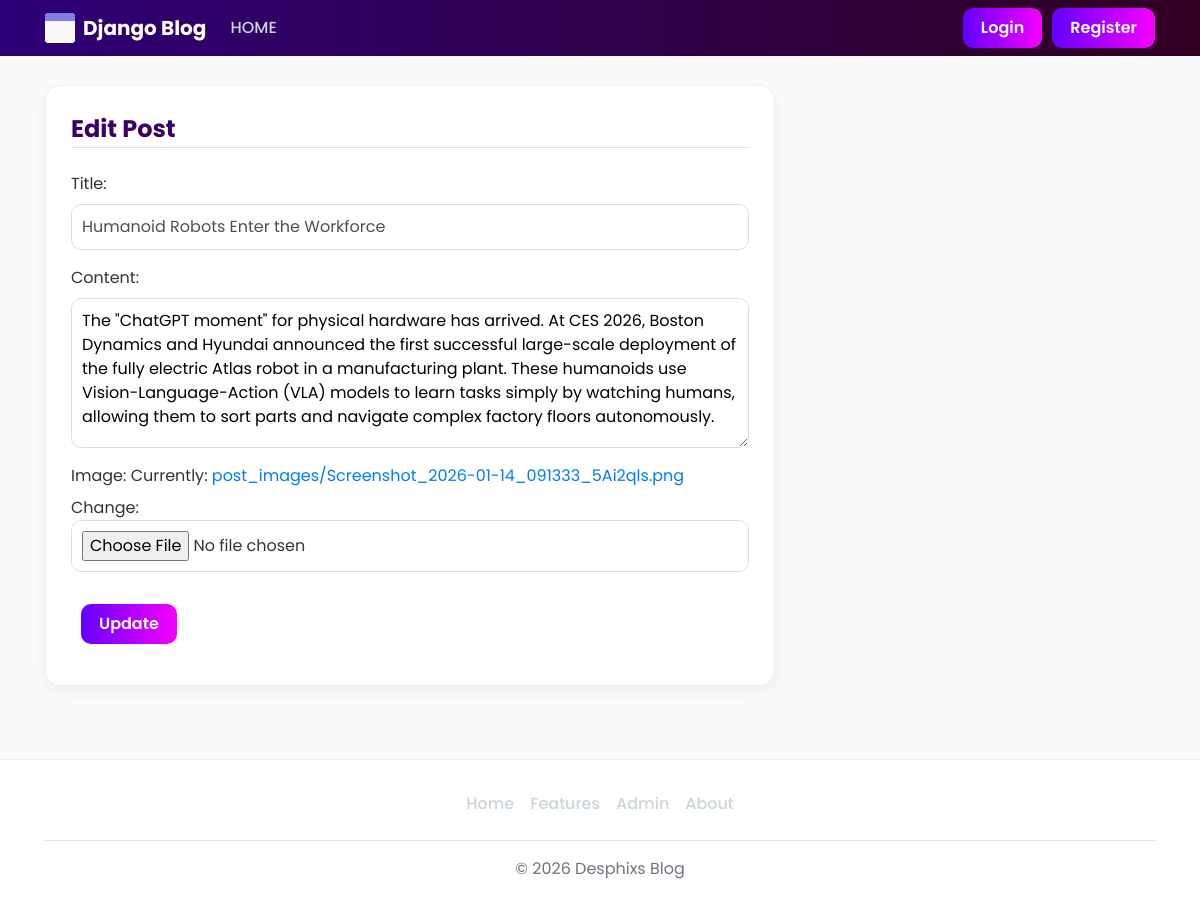
The page /edit_post/humanoid-robots-enter-the-workforce/ on the database as committed earlier.
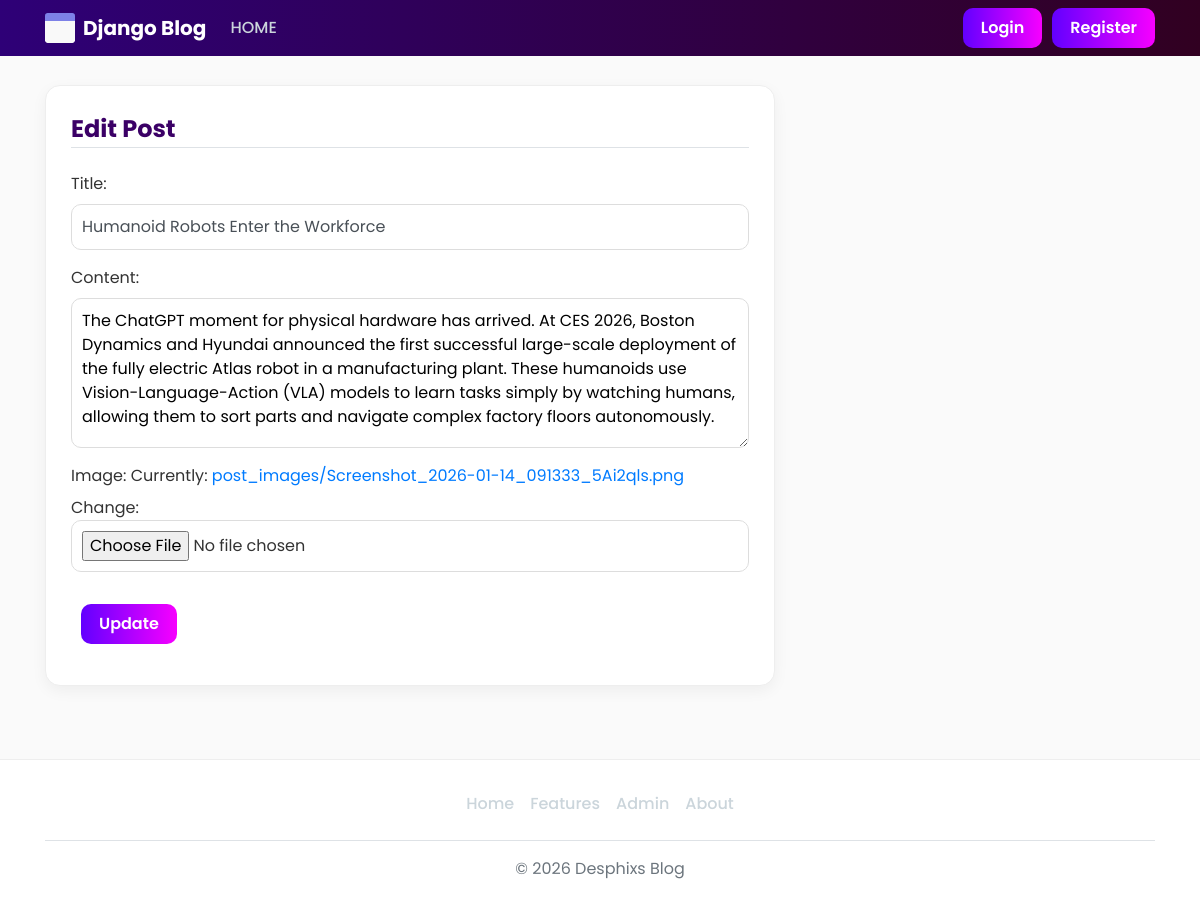
The same page on the database as committed later.
### home/models.py (models this page shows, shortened)
class Post(models.Model):
    title = models.CharField(max_length=50)
    content = models.TextField(max_length=500)
    slug = models.SlugField(max_length =100,blank=True,null=True)
    image = models.ImageField(upload_to='post_images', default='default.jpg')
    time = models.DateTimeField(default=timezone.now)
    author = models.ForeignKey(User,on_delete=models.CASCADE)

### home/views.py (the view)
# urls.py: path('edit_post/<slug:slug>/', views.edit_post, name='edit_post'),
def edit_post(request,slug):
    post = get_object_or_404(Post,slug=slug)
    if request.method == 'POST':
        form = CreatePostForm(request.POST,request.FILES,instance=post)
        if form.is_valid():
            form.save()
            return redirect('home')
    else:
        form = CreatePostForm(instance=post)
    return render(request,'Base/create_post.html',{'form':form,"title": "Edit Post", "button_text": "Update"})

### home/form.py
class CreatePostForm(forms.ModelForm):
     title = forms.CharField(
        label='Title',
        widget=forms.TextInput(attrs={
            'class': 'form-control form-input',
            'placeholder': 'Post Title',
        })
    )
     content = forms.CharField(
        widget=forms.Textarea(attrs={
            'class': 'form-textarea',
            'placeholder': 'Write your post here..',
            'rows': 4
        })
    )
     image = forms.ImageField(
        widget=forms.ClearableFileInput(attrs={
            'class':'form-control-file'
        })
    )
     class Meta:
        model = Post
        fields =['title','content','image']

### templates/Base/create_post.html (shortened to what this page needs)
{% extends "Base/base.html" %}
{% load static %}
{% block content %}
<div class="content-section">
    <form method="POST"  enctype="multipart/form-data">
        <fieldset class="form-group">
            <legend class="border-bottom mb-4">{{ title }}</legend>
            {{ form.as_p}}
        </fieldset>
        <div class="form-group mt-3">
            <button class="auth-links" type="submit">{{ button_text }}</button>
        </div>
    </form>
</div>
{% endblock content %}

Rows that differ between the two databases and show on the page:
changed Post "Humanoid Robots Enter the Workforce": content "The \"ChatGPT moment\" for physical hardware has…" → "The ChatGPT moment for physical hardware has…"
